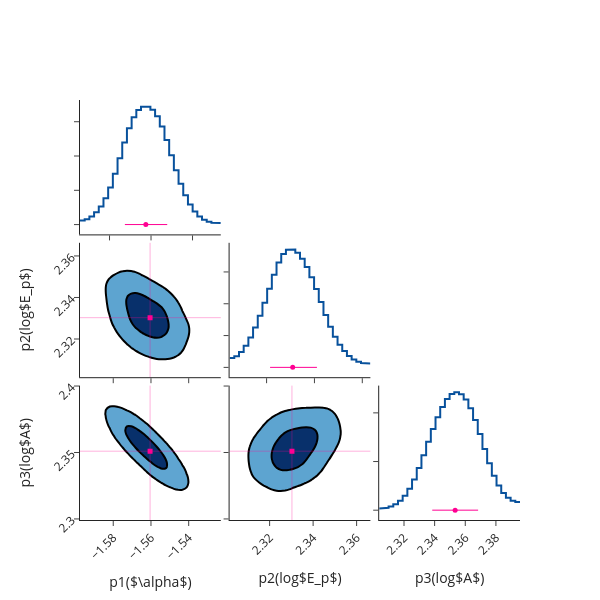

Notebook cell for this chart:
### Code cell
fig = Plot.post_corner(post, ploter='plotly')
fig.save(f'{savepath}/corner')

### Figure 1 — Plotly figure (JSON) as saved in the notebook; plotly's stock layout.template omitted (floating-point values rounded to 4 significant figures; data arrays with more than 128 entries replaced by an {"elided": "..."} marker saying what was removed)
{"data": [{"line": {"color": "#08519c", "width": 2}, "mode": "lines", "name": "p1($\\alpha$)", "showlegend": false, "type": "scatter", "x": [-1.594, -1.592, -1.592, -1.59, -1.59, -1.587, -1.587, -1.585, -1.585, -1.583, -1.583, -1.581, -1.581, -1.578, -1.578, -1.576, -1.576, -1.574, -1.574, -1.572, -1.572, -1.569, -1.569, -1.567, -1.567, -1.565, -1.565, -1.563, -1.563, -1.56, -1.56, -1.558, -1.558, -1.556, -1.556, -1.554, -1.554, -1.551, -1.551, -1.549, -1.549, -1.547, -1.547, -1.544, -1.544, -1.542, -1.542, -1.54, -1.54, -1.538, -1.538, -1.535, -1.535, -1.533, -1.533, -1.531, -1.531, -1.529, -1.529, -1.526], "xaxis": "x", "y": [1.192, 1.192, 1.593, 1.593, 2.379, 2.379, 3.572, 3.572, 5.277, 5.277, 7.656, 7.656, 10.84, 10.84, 14.81, 14.81, 19.33, 19.33, 23.93, 23.93, 28.07, 28.07, 31.31, 31.31, 33.4, 33.4, 34.38, 34.38, 34.36, 34.36, 33.46, 33.46, 31.58, 31.58, 28.6, 28.6, 24.66, 24.66, 20.23, 20.23, 15.86, 15.86, 11.9, 11.9, 8.537, 8.537, 5.826, 5.826, 3.787, 3.787, 2.356, 2.356, 1.419, 1.419, 0.8562, 0.8562, 0.5592, 0.5592, 0.4383, 0.4383], "yaxis": "y"}, {"line": {"color": "#08519c", "width": 2}, "mode": "lines", "name": "p2(log$E_p$)", "showlegend": false, "type": "scatter", "x": [2.305, 2.307, 2.307, 2.308, 2.308, 2.31, 2.31, 2.312, 2.312, 2.314, 2.314, 2.316, 2.316, 2.318, 2.318, 2.32, 2.32, 2.322, 2.322, 2.324, 2.324, 2.326, 2.326, 2.328, 2.328, 2.33, 2.33, 2.332, 2.332, 2.334, 2.334, 2.336, 2.336, 2.338, 2.338, 2.34, 2.34, 2.342, 2.342, 2.344, 2.344, 2.346, 2.346, 2.348, 2.348, 2.35, 2.35, 2.352, 2.352, 2.354, 2.354, 2.356, 2.356, 2.358, 2.358, 2.359, 2.359, 2.361, 2.361, 2.363], "xaxis": "x5", "y": [2.913, 2.913, 3.531, 3.531, 4.813, 4.813, 6.785, 6.785, 9.399, 9.399, 12.56, 12.56, 16.2, 16.2, 20.28, 20.28, 24.69, 24.69, 29.1, 29.1, 32.94, 32.94, 35.66, 35.66, 37.01, 37.01, 37.05, 37.05, 36.04, 36.04, 34.18, 34.18, 31.59, 31.59, 28.36, 28.36, 24.6, 24.6, 20.52, 20.52, 16.45, 16.45, 12.75, 12.75, 9.642, 9.642, 7.137, 7.137, 5.148, 5.148, 3.608, 3.608, 2.487, 2.487, 1.758, 1.758, 1.358, 1.358, 1.193, 1.193], "yaxis": "y5"}, {"colorscale": [[0, "rgba(255,255,255,0)"], [0.1395, "rgba(255,255,255,0)"], [0.1396, "rgb(222,235,247)"], [0.2472, "rgb(198,219,239)"], [0.3547, "rgb(158,202,225)"], [0.4623, "rgb(107,174,214)"], [0.5698, "rgb(66,146,198)"], [0.6774, "rgb(33,113,181)"], [0.7849, "rgb(8,81,156)"], [1, "rgb(8,48,107)"]], "contours": {"end": 0.004021, "size": 0.003118, "start": 0.0009022}, "line": {"width": 2}, "name": "p1($\\alpha$)&p2(log$E_p$)", "ncontours": 2, "showlegend": false, "showscale": false, "type": "contour", "x": [-1.598, -1.595, -1.593, -1.591, -1.589, -1.586, -1.584, -1.582, -1.58, -1.577, -1.575, -1.573, -1.57, -1.568, -1.566, -1.564, -1.561, -1.559, -1.557, -1.555, -1.552, -1.55, -1.548, -1.546, -1.543, -1.541, -1.539, -1.537, -1.534, -1.532, -1.53, -1.528, -1.525, -1.523], "xaxis": "x4", "y": [2.302, 2.304, 2.306, 2.307, 2.309, 2.311, 2.313, 2.315, 2.317, 2.319, 2.321, 2.323, 2.325, 2.327, 2.329, 2.331, 2.333, 2.335, 2.337, 2.339, 2.341, 2.343, 2.345, 2.347, 2.349, 2.351, 2.353, 2.355, 2.357, 2.358, 2.36, 2.362, 2.364, 2.366], "yaxis": "y4", "z": {"elided": "34x34 float values"}}, {"line": {"color": "#08519c", "width": 2}, "mode": "lines", "name": "p3(log$A$)", "showlegend": false, "type": "scatter", "x": [2.304, 2.307, 2.307, 2.31, 2.31, 2.313, 2.313, 2.316, 2.316, 2.319, 2.319, 2.322, 2.322, 2.325, 2.325, 2.328, 2.328, 2.331, 2.331, 2.334, 2.334, 2.338, 2.338, 2.341, 2.341, 2.344, 2.344, 2.347, 2.347, 2.35, 2.35, 2.353, 2.353, 2.356, 2.356, 2.359, 2.359, 2.362, 2.362, 2.365, 2.365, 2.368, 2.368, 2.371, 2.371, 2.374, 2.374, 2.377, 2.377, 2.38, 2.38, 2.383, 2.383, 2.387, 2.387, 2.39, 2.39, 2.393, 2.393, 2.396], "xaxis": "x9", "y": [0.354, 0.354, 0.4835, 0.4835, 0.7662, 0.7662, 1.238, 1.238, 1.95, 1.95, 2.984, 2.984, 4.428, 4.428, 6.332, 6.332, 8.666, 8.666, 11.31, 11.31, 14.05, 14.05, 16.69, 16.69, 19.11, 19.11, 21.2, 21.2, 22.86, 22.86, 23.9, 23.9, 24.22, 24.22, 23.82, 23.82, 22.73, 22.73, 20.96, 20.96, 18.54, 18.54, 15.65, 15.65, 12.58, 12.58, 9.643, 9.643, 7.095, 7.095, 5.059, 5.059, 3.557, 3.557, 2.544, 2.544, 1.942, 1.942, 1.667, 1.667], "yaxis": "y9"}, {"colorscale": [[0, "rgba(255,255,255,0)"], [0.148, "rgba(255,255,255,0)"], [0.1481, "rgb(222,235,247)"], [0.2546, "rgb(198,219,239)"], [0.3611, "rgb(158,202,225)"], [0.4676, "rgb(107,174,214)"], [0.5741, "rgb(66,146,198)"], [0.6805, "rgb(33,113,181)"], [0.787, "rgb(8,81,156)"], [1, "rgb(8,48,107)"]], "contours": {"end": 0.006898, "size": 0.005364, "start": 0.001534}, "line": {"width": 2}, "name": "p1($\\alpha$)&p3(log$A$)", "ncontours": 2, "showlegend": false, "showscale": false, "type": "contour", "x": [-1.598, -1.595, -1.593, -1.591, -1.589, -1.586, -1.584, -1.582, -1.58, -1.577, -1.575, -1.573, -1.57, -1.568, -1.566, -1.564, -1.561, -1.559, -1.557, -1.555, -1.552, -1.55, -1.548, -1.546, -1.543, -1.541, -1.539, -1.537, -1.534, -1.532, -1.53, -1.528, -1.525, -1.523], "xaxis": "x7", "y": [2.299, 2.302, 2.305, 2.308, 2.311, 2.315, 2.318, 2.321, 2.324, 2.327, 2.33, 2.333, 2.336, 2.339, 2.342, 2.345, 2.348, 2.351, 2.354, 2.357, 2.36, 2.364, 2.367, 2.37, 2.373, 2.376, 2.379, 2.382, 2.385, 2.388, 2.391, 2.394, 2.397, 2.4], "yaxis": "y7", "z": {"elided": "34x34 float values"}}, {"colorscale": [[0, "rgba(255,255,255,0)"], [0.1408, "rgba(255,255,255,0)"], [0.1409, "rgb(222,235,247)"], [0.2483, "rgb(198,219,239)"], [0.3557, "rgb(158,202,225)"], [0.4631, "rgb(107,174,214)"], [0.5705, "rgb(66,146,198)"], [0.6778, "rgb(33,113,181)"], [0.7852, "rgb(8,81,156)"], [1, "rgb(8,48,107)"]], "contours": {"end": 0.003677, "size": 0.002854, "start": 0.0008236}, "line": {"width": 2}, "name": "p2(log$E_p$)&p3(log$A$)", "ncontours": 2, "showlegend": false, "showscale": false, "type": "contour", "x": [2.302, 2.304, 2.306, 2.307, 2.309, 2.311, 2.313, 2.315, 2.317, 2.319, 2.321, 2.323, 2.325, 2.327, 2.329, 2.331, 2.333, 2.335, 2.337, 2.339, 2.341, 2.343, 2.345, 2.347, 2.349, 2.351, 2.353, 2.355, 2.357, 2.358, 2.36, 2.362, 2.364, 2.366], "xaxis": "x8", "y": [2.299, 2.302, 2.305, 2.308, 2.311, 2.315, 2.318, 2.321, 2.324, 2.327, 2.33, 2.333, 2.336, 2.339, 2.342, 2.345, 2.348, 2.351, 2.354, 2.357, 2.36, 2.364, 2.367, 2.37, 2.373, 2.376, 2.379, 2.382, 2.385, 2.388, 2.391, 2.394, 2.397, 2.4], "yaxis": "y8", "z": {"elided": "34x34 float values"}}, {"error_x": {"array": [0.01031], "arrayminus": [0.01009], "color": "#FF0092", "symmetric": false, "thickness": 1, "type": "data", "width": 0}, "marker": {"color": "#FF0092", "size": 5, "symbol": "circle"}, "mode": "markers", "name": "p1($\\alpha$)", "showlegend": false, "type": "scatter", "x": [-1.563], "xaxis": "x", "y": [0.01], "yaxis": "y"}, {"error_x": {"array": [0.01014], "arrayminus": [0.009448], "color": "#FF0092", "symmetric": false, "thickness": 1, "type": "data", "width": 0}, "marker": {"color": "#FF0092", "size": 5, "symbol": "circle"}, "mode": "markers", "name": "p2(log$E_p$)", "showlegend": false, "type": "scatter", "x": [2.331], "xaxis": "x5", "y": [0.01], "yaxis": "y5"}, {"error_x": {"array": [0.015], "arrayminus": [0.01494], "color": "#FF0092", "symmetric": false, "thickness": 1, "type": "data", "width": 0}, "marker": {"color": "#FF0092", "size": 5, "symbol": "circle"}, "mode": "markers", "name": "p3(log$A$)", "showlegend": false, "type": "scatter", "x": [2.353], "xaxis": "x9", "y": [0.01], "yaxis": "y9"}, {"marker": {"color": "#FF0092", "size": 5, "symbol": "square"}, "mode": "markers", "name": "p1($\\alpha$)&p2(log$E_p$)", "showlegend": false, "type": "scatter", "x": [-1.56], "xaxis": "x4", "y": [2.33], "yaxis": "y4"}, {"marker": {"color": "#FF0092", "size": 5, "symbol": "square"}, "mode": "markers", "name": "p1($\\alpha$)&p3(log$A$)", "showlegend": false, "type": "scatter", "x": [-1.56], "xaxis": "x7", "y": [2.351], "yaxis": "y7"}, {"marker": {"color": "#FF0092", "size": 5, "symbol": "square"}, "mode": "markers", "name": "p2(log$E_p$)&p3(log$A$)", "showlegend": false, "type": "scatter", "x": [2.33], "xaxis": "x8", "y": [2.351], "yaxis": "y8"}], "layout": {"height": 600, "shapes": [{"line": {"color": "#FF0092", "width": 1}, "type": "line", "x0": -1.56, "x1": -1.56, "xref": "x4", "y0": 0, "y1": 1, "yref": "y4 domain"}, {"line": {"color": "#FF0092", "width": 1}, "type": "line", "x0": 0, "x1": 1, "xref": "x4 domain", "y0": 2.33, "y1": 2.33, "yref": "y4"}, {"line": {"color": "#FF0092", "width": 1}, "type": "line", "x0": -1.56, "x1": -1.56, "xref": "x7", "y0": 0, "y1": 1, "yref": "y7 domain"}, {"line": {"color": "#FF0092", "width": 1}, "type": "line", "x0": 0, "x1": 1, "xref": "x7 domain", "y0": 2.351, "y1": 2.351, "yref": "y7"}, {"line": {"color": "#FF0092", "width": 1}, "type": "line", "x0": 2.33, "x1": 2.33, "xref": "x8", "y0": 0, "y1": 1, "yref": "y8 domain"}, {"line": {"color": "#FF0092", "width": 1}, "type": "line", "x0": 0, "x1": 1, "xref": "x8 domain", "y0": 2.351, "y1": 2.351, "yref": "y8"}], "width": 600, "xaxis": {"anchor": "y", "domain": [0, 0.32], "showticklabels": false, "tickangle": -45}, "xaxis2": {"anchor": "y2", "domain": [0.34, 0.66], "showticklabels": false, "tickangle": -45}, "xaxis3": {"anchor": "y3", "domain": [0.68, 1], "showticklabels": false, "tickangle": -45}, "xaxis4": {"anchor": "y4", "domain": [0, 0.32], "showticklabels": false, "tickangle": -45}, "xaxis5": {"anchor": "y5", "domain": [0.34, 0.66], "showticklabels": false, "tickangle": -45}, "xaxis6": {"anchor": "y6", "domain": [0.68, 1], "showticklabels": false, "tickangle": -45}, "xaxis7": {"anchor": "y7", "domain": [0, 0.32], "showticklabels": true, "tickangle": -45, "title": {"text": "p1($\\alpha$)"}}, "xaxis8": {"anchor": "y8", "domain": [0.34, 0.66], "showticklabels": true, "tickangle": -45, "title": {"text": "p2(log$E_p$)"}}, "xaxis9": {"anchor": "y9", "domain": [0.68, 1], "showticklabels": true, "tickangle": -45, "title": {"text": "p3(log$A$)"}}, "yaxis": {"anchor": "x", "domain": [0.68, 1], "showticklabels": false, "tickangle": -45}, "yaxis2": {"anchor": "x2", "domain": [0.68, 1], "showticklabels": false, "tickangle": -45}, "yaxis3": {"anchor": "x3", "domain": [0.68, 1], "showticklabels": false, "tickangle": -45}, "yaxis4": {"anchor": "x4", "domain": [0.34, 0.66], "showticklabels": true, "tickangle": -45, "title": {"text": "p2(log$E_p$)"}}, "yaxis5": {"anchor": "x5", "domain": [0.34, 0.66], "showticklabels": false, "tickangle": -45}, "yaxis6": {"anchor": "x6", "domain": [0.34, 0.66], "showticklabels": false, "tickangle": -45}, "yaxis7": {"anchor": "x7", "domain": [0, 0.32], "showticklabels": true, "tickangle": -45, "title": {"text": "p3(log$A$)"}}, "yaxis8": {"anchor": "x8", "domain": [0, 0.32], "showticklabels": false, "tickangle": -45}, "yaxis9": {"anchor": "x9", "domain": [0, 0.32], "showticklabels": false, "tickangle": -45}}}
